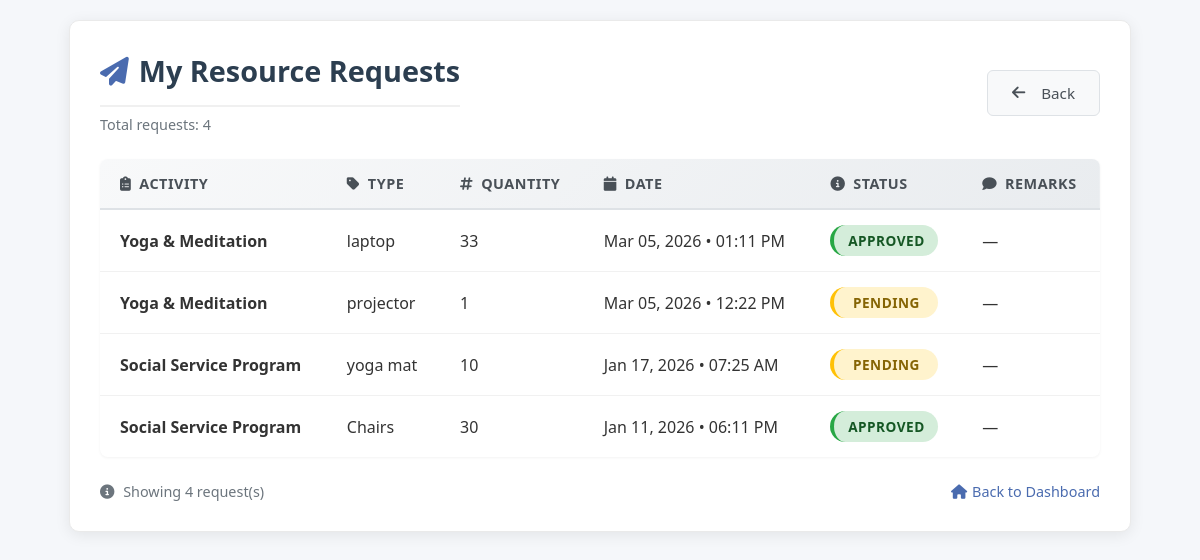
The page /activities/faculty/resource/sent/ (signed in) on the database its author committed.
### activities_app/models.py (models this page shows, shortened)
class ResourceRequest(models.Model):
    STATUS_CHOICES = [
        ("pending", "Pending"),
        ("approved", "Approved"),
        ("rejected", "Rejected"),
    ]
    RESOURCE_TYPES = [
        ("equipment", "Equipment"),
        ("infrastructure", "Infrastructure"),
        ("transport", "Transport"),
        ("budget", "Budget"),
        ("other", "Other"),
    ]
    activity = models.ForeignKey(Activity, on_delete=models.CASCADE)
    sender = models.ForeignKey(
        settings.AUTH_USER_MODEL,
        on_delete=models.CASCADE
    )
    resource_type = models.CharField(
        max_length=30,
        choices=RESOURCE_TYPES
    )
    description = models.TextField()
    quantity = models.CharField(max_length=100, blank=True)
    status = models.CharField(
        max_length=20,
        choices=STATUS_CHOICES,
        default="pending"
    )
    admin_remarks = models.TextField(blank=True)
    created_at = models.DateTimeField(auto_now_add=True)

class Activity(models.Model):
    title = models.CharField(max_length=200)
    description = models.TextField()
    fold = models.CharField(max_length=50)
    total_seats = models.IntegerField()
    filled_seats = models.IntegerField()
    quick_notes = models.TextField(blank=True)
    fee = models.PositiveIntegerField(default=0)
    latitude = models.FloatField(null=True, blank=True)
    longitude = models.FloatField(null=True, blank=True)
    faculty = models.ForeignKey(
        User,
        on_delete=models.CASCADE,
        related_name="activities"
    )

### activities_app/views.py (the view)
@login_required
def sent_resource_requests(request):
    requests = ResourceRequest.objects.filter(
        sender=request.user
    ).order_by("-created_at")
    return render(
        request,
        "activities_app/faculty/resource_sent.html",
        {"requests": requests}
    )

### activities_app/templates/activities_app/faculty/resource_sent.html (shortened to what this page needs)
{% load static %}
<!DOCTYPE html>
<html>
<head>
    <link rel="stylesheet" href="{% static 'activities_app/css/faculty_resource.css' %}">
    <link rel="stylesheet" href="https://cdnjs.cloudflare.com/ajax/libs/font-awesome/6.4.0/css/all.min.css">
</head>
<body>
<div class="resource-container">
    <div style="display: flex; align-items: center; justify-content: space-between; margin-bottom: 25px;">
        <div>
            <h1><i class="fas fa-paper-plane" style="color: #4a6baf; margin-right: 10px;"></i>My Resource Requests</h1>
            <p style="color: #6c757d; margin: 5px 0 0 0; font-size: 0.9rem;">
                Total requests: {{ requests|length }}
            </p>
        </div>
        <a href="javascript:window.history.back()" class="btn secondary">
            <i class="fas fa-arrow-left" style="margin-right: 8px;"></i>Back
        </a>
    </div>
    {% if requests %}
        <div class="resource-table-container">
            <table class="resource-table">
                <thead>
                    <tr>
                        <th><i class="fas fa-clipboard-list" style="margin-right: 8px;"></i>Activity</th>
                        <th><i class="fas fa-tag" style="margin-right: 8px;"></i>Type</th>
                        <th><i class="fas fa-hashtag" style="margin-right: 8px;"></i>Quantity</th>
                        <th><i class="fas fa-calendar" style="margin-right: 8px;"></i>Date</th>
                        <th><i class="fas fa-info-circle" style="margin-right: 8px;"></i>Status</th>
                        <th><i class="fas fa-comment" style="margin-right: 8px;"></i>Remarks</th>
                    </tr>
                </thead>
                <tbody>
                    {% for r in requests %}
                    <tr>
                        <td><strong>{{ r.activity.title|truncatechars:30 }}</strong></td>
                        <td>{{ r.resource_type }}</td>
                        <td>{{ r.quantity|default:"—" }}</td>
                        <td>{{ r.created_at|date:"M d, Y • h:i A" }}</td>
                        <td><span class="status {{ r.status|lower }}">{{ r.status|title }}</span></td>
                        <td>{{ r.admin_remark|default:"—" }}</td>
                    </tr>
                    {% endfor %}
                </tbody>
            </table>
        </div>
        <div style="margin-top: 20px; display: flex; justify-content: space-between; align-items: center; color: #6c757d; font-size: 0.9rem;">
            <span>
                <i class="fas fa-info-circle" style="margin-right: 5px;"></i>
                Showing {{ requests|length }} request(s)
            </span>
            <a href="/faculty/dashboard/" style="color: #4a6baf; text-decoration: none; font-weight: 500;">
                <i class="fas fa-home" style="margin-right: 5px;"></i>Back to Dashboard
            </a>
        </div>
    {% endif %}
</div>
</body>
</html>

### activities_app/static/activities_app/css/faculty_resource.css (style rules this page uses)
body { font-family: 'Segoe UI', Tahoma, Geneva, Verdana, sans-serif; background: #f5f7fa; margin: 0; padding: 20px; color: #333; }
.resource-container { max-width: 1000px; margin: 0 auto; background: white; padding: 30px; border-radius: 10px; box-shadow: 0 3px 15px rgba(0, 0, 0, 0.08); border: 1px solid #eaeaea; }
h1 { margin: 0 0 8px 0; color: #2c3e50; font-size: 1.8rem; font-weight: 600; border-bottom: 2px solid #f0f0f0; padding-bottom: 15px; }
.pending { background: linear-gradient(135deg, #fff3cd, #ffeaa7); border-left: 4px solid #ffc107; color: #856404; }
.approved { background: linear-gradient(135deg, #d4edda, #c3e6cb); border-left: 4px solid #28a745; color: #155724; }
.btn { padding: 12px 24px; text-decoration: none; border-radius: 6px; display: inline-flex; align-items: center; justify-content: center; gap: 8px; font-weight: 500; font-size: 0.95rem; transition: all 0.2s ease; border: none; cursor: pointer; }
.secondary { background: #f8f9fa; color: #495057; border: 1px solid #dee2e6; }
.resource-table { width: 100%; border-collapse: collapse; margin: 25px 0; box-shadow: 0 1px 3px rgba(0,0,0,0.05); border-radius: 8px; overflow: hidden; }
.resource-table thead { background: linear-gradient(135deg, #f8f9fa, #e9ecef); }
.resource-table th { padding: 15px 20px; text-align: left; font-weight: 600; color: #495057; font-size: 0.9rem; text-transform: uppercase; letter-spacing: 0.5px; border-bottom: 2px solid #dee2e6; }
.resource-table td { padding: 15px 20px; border-bottom: 1px solid #f1f1f1; vertical-align: middle; }
.resource-table tbody tr { transition: background 0.2s ease; }
.resource-table tbody tr:last-child td { border-bottom: none; }
.status { padding: 6px 12px; border-radius: 20px; font-size: 0.85rem; font-weight: 600; text-transform: uppercase; letter-spacing: 0.5px; display: inline-block; min-width: 80px; text-align: center; }
.status.pending { background: #fff3cd; color: #856404; }
.status.approved { background: #d4edda; color: #155724; }

### rows shown on the page
ResourceRequest: activity "Yoga & Meditation", resource_type "laptop", quantity "33", created_at "Mar 05, 2026 • 01:11 PM", status "APPROVED", admin_remark "—"
ResourceRequest: activity "Yoga & Meditation", resource_type "projector", quantity "1", created_at "Mar 05, 2026 • 12:22 PM", status "PENDING", admin_remark "—"
ResourceRequest: activity "Social Service Program", resource_type "yoga mat", quantity "10", created_at "Jan 17, 2026 • 07:25 AM", status "PENDING", admin_remark "—"
ResourceRequest: activity "Social Service Program", resource_type "Chairs", quantity "30", created_at "Jan 11, 2026 • 06:11 PM", status "APPROVED", admin_remark "—"

### other values the page prints
{{ requests|length }} "4"
